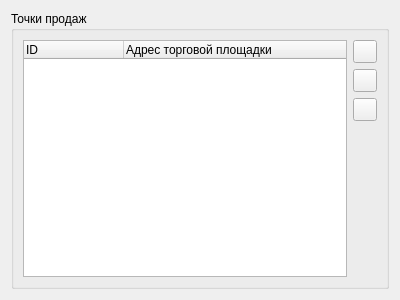
<?xml version="1.0" encoding="UTF-8"?>
<ui version="4.0">
 <class>CMarketsWidget</class>
 <widget class="QWidget" name="CMarketsWidget">
  <property name="geometry">
   <rect>
    <x>0</x>
    <y>0</y>
    <width>400</width>
    <height>300</height>
   </rect>
  </property>
  <property name="windowTitle">
   <string>Form</string>
  </property>
  <layout class="QGridLayout" name="gridLayout">
   <item row="0" column="0">
    <widget class="QGroupBox" name="groupBox">
     <property name="title">
      <string>Точки продаж</string>
     </property>
     <layout class="QGridLayout" name="gridLayout_2">
      <item row="0" column="0">
       <widget class="QTreeWidget" name="twMarkets">
        <column>
         <property name="text">
          <string>ID</string>
         </property>
        </column>
        <column>
         <property name="text">
          <string>Адрес торговой площадки</string>
         </property>
        </column>
       </widget>
      </item>
      <item row="0" column="1">
       <layout class="QVBoxLayout" name="verticalLayout">
        <item>
         <widget class="QToolButton" name="tbnMarketAdd">
          <property name="toolTip">
           <string>Добавить торговую точку</string>
          </property>
          <property name="text">
           <string/>
          </property>
          <property name="icon">
           <iconset resource="../main_res.qrc">
            <normaloff>:/images/add.png</normaloff>:/images/add.png</iconset>
          </property>
         </widget>
        </item>
        <item>
         <widget class="QToolButton" name="tbnMarketEdit">
          <property name="toolTip">
           <string>Редактировать адрес торговой точки</string>
          </property>
          <property name="text">
           <string/>
          </property>
          <property name="icon">
           <iconset resource="../main_res.qrc">
            <normaloff>:/images/edit.png</normaloff>:/images/edit.png</iconset>
          </property>
         </widget>
        </item>
        <item>
         <widget class="QToolButton" name="tbnMarketDelete">
          <property name="toolTip">
           <string>Удалить торговую точку</string>
          </property>
          <property name="text">
           <string/>
          </property>
          <property name="icon">
           <iconset resource="../main_res.qrc">
            <normaloff>:/images/delete.png</normaloff>:/images/delete.png</iconset>
          </property>
         </widget>
        </item>
        <item>
         <spacer name="verticalSpacer">
          <property name="orientation">
           <enum>Qt::Vertical</enum>
          </property>
          <property name="sizeHint" stdset="0">
           <size>
            <width>20</width>
            <height>40</height>
           </size>
          </property>
         </spacer>
        </item>
       </layout>
      </item>
     </layout>
    </widget>
   </item>
  </layout>
 </widget>
 <resources>
  <include location="../main_res.qrc"/>
  <include location="../main_res.qrc"/>
 </resources>
 <connections/>
</ui>
